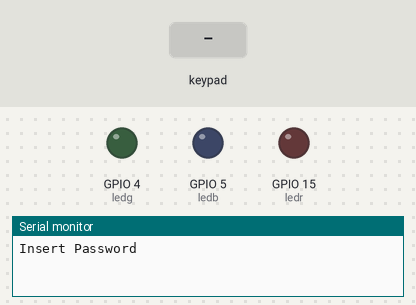
Bench run of a sketch on a simulated ESP32. Shown: output pins drawn as LEDs (lit = HIGH), the last lines printed to the serial monitor. Dashed ring = blinking. The test bench sets the inputs (shaded band).

Above: at 1.2 s.
1.3 s: key '#' pressed
At 2.6 s:
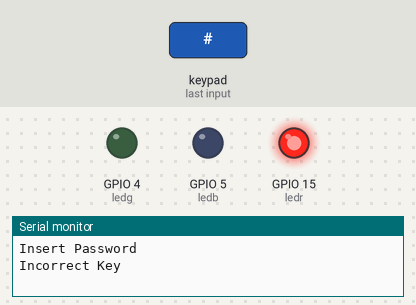
4.3 s: keypad keys 1 2 3 4 1 pressed 0.4 s apart
At 4.75 s:
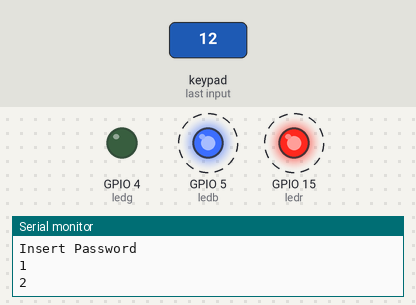
7.8 s: keypad keys 1 3 1 2 1 4 2 7 * pressed 0.4 s apart
At 11.6 s:
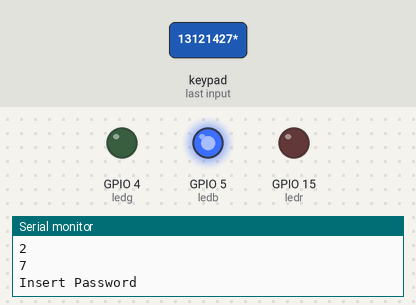
12.9 s: keypad keys 1 2 3 4 1 # pressed 0.4 s apart
At 16.2 s:
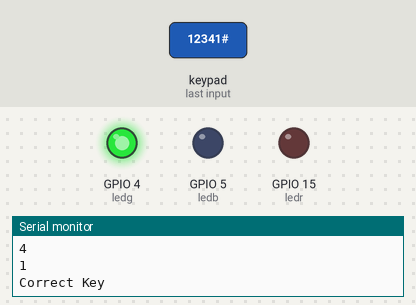
16.9 s: key 'A' pressed
At 17.6 s:
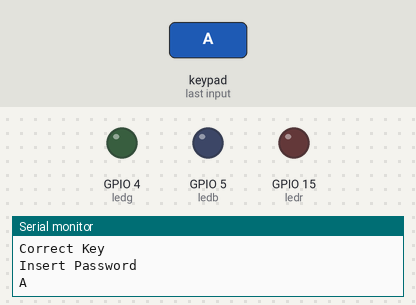
18.4 s: key 'B' pressed
At 18.8 s:
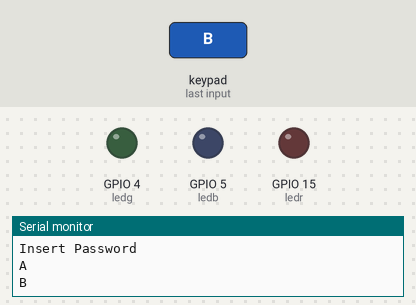
Timing chart, 0 to 20.9 s (numbered marks = the images above; inputs shaded):
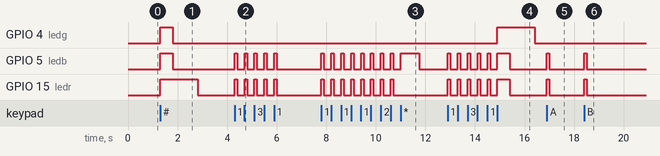

Measured:
- after the input at 1.3 s, GPIO 4 (ledg), GPIO 5 (ledb): LOW → HIGH at once, → LOW 0.50 s later; GPIO 15 (ledr): LOW → HIGH at once, → LOW 1.5 s later
- after the input at 4.3 s, GPIO 5 (ledb), GPIO 15 (ledr): alternates HIGH for 0.10 s and LOW for 0.30 s, 10 changes in all, then stays LOW, starting at once
- after the input at 7.8 s, GPIO 5 (ledb): goes 8 × (HIGH 0.10 s, LOW 0.30 s), HIGH 0.75 s, then LOW, starting at once; GPIO 15 (ledr): alternates HIGH for 0.10 s and LOW for 0.30 s, 16 changes in all, then stays LOW, starting at once
- after the input at 12.9 s, GPIO 4 (ledg): LOW → HIGH after 2.0 s, → LOW 1.5 s later; GPIO 5 (ledb), GPIO 15 (ledr): goes 5 × (HIGH 0.10 s, LOW 0.30 s), HIGH 0.50 s, then LOW, starting at once
- after the input at 16.9 s, GPIO 5 (ledb), GPIO 15 (ledr): LOW → HIGH at once, → LOW 0.10 s later
- after the input at 18.4 s, GPIO 5 (ledb), GPIO 15 (ledr): LOW → HIGH at once, → LOW 0.10 s later

The sketch:

Keypad.ino
```cpp
#include "Keypad.h"
//#include "Wire.h"
//#include "LiquidCrystal_I2C.h"

const int ledr = 15;
const int ledg = 4;
const int ledb = 5;

const byte ROWS = 4; //four rows
const byte COLS = 4; //four columns

char keys[ROWS][COLS] = {
  {'1','2','3','A'},
  {'4','5','6','B'},
  {'7','8','9','C'},
  {'*','0','#','D'}
};

// For Arduino Microcontroller
//byte rowPins[ROWS] = {9, 8, 7, 6};
//byte colPins[COLS] = {5, 4, 3, 2};

// For ESP8266 Microcontroller
//byte rowPins[ROWS] = {D1, D2, D3, D4};
//byte colPins[COLS] = {D5, D6, D7, D8};

// For ESP32 Microcontroller
byte rowPins[ROWS] = {13, 12, 14, 27};
byte colPins[COLS] = {26, 25, 33, 32};

Keypad keypad = Keypad(makeKeymap(keys), rowPins, colPins, ROWS, COLS);
//LiquidCrystal_I2C lcd(0x27, 20, 4);

const int len_key = 5;
char master_key[len_key] = {'1','2','3','4','1'};
char attempt_key[len_key];
int z=0;

void setup() {
  Serial.begin(9600);
  /*lcd.init();
  lcd.backlight();
  lcd.setCursor(0,0);
  lcd.print("Insert Password");*/
  Serial.println("Insert Password");
  pinMode(ledr, OUTPUT);
  pinMode(ledg, OUTPUT);
  pinMode(ledb, OUTPUT);
}

void loop() {
  char key = keypad.getKey();
  //lcd.setCursor(z-1,1);
  //lcd.print("*");
  if (key){
    switch(key){
      case '*':
        z=0;
        Serial.println("Insert Password");
        setColor(0, 0, 255);
        delay(750);
        setColor(0, 0, 0);
        break;
      case '#':
        setColor(255,255,255);
        delay(500);
        setColor(0,0,0);
        checkKEY();
        break;
      default:
        Serial.println(key);
        setColor(255,0,255);
        delay(100);
        setColor(0,0,0);
         attempt_key[z]=key;
         z++;
      }
  }
}

void checkKEY()
{
   int correct=0;
   int i;
   for (i=0; i<len_key; i++) {
    if (attempt_key[i]==master_key[i]) {
      correct++;
      }
    }
   if (correct==len_key && z==len_key){
    //lcd.setCursor(0,1);
    //lcd.print("Correct Key");
    Serial.println("Correct Key");
    setColor(0,255,0);
    delay(1000);
    setColor(0,0,0);
    z=0;
    /*lcd.clear();
    lcd.setCursor(0,0);
    lcd.print("Insert Password");*/
    Serial.println("Insert Password");
   }
   else
   {
    //lcd.setCursor(0,1);
    //lcd.print("Incorrect Key");
    Serial.println("Incorrect Key");
    setColor(255,0,0);
    delay(1000);
    setColor(0,0,0);
    z=0;
    /*lcd.clear();
    lcd.setCursor(0,0);
    lcd.print("Insert Password");*/
    Serial.println("Insert Password");
   }
   for (int zz=0; zz<len_key; zz++) {
    attempt_key[zz]=0;
   }
}

void alarm()
{
  while(true)
  {
    analogWrite(ledr,255);
    delay(250);
    analogWrite(ledr,0);
    delay(250);
  }
}

void setColor(int redv, int greenv, int bluev)
{
  analogWrite(ledr, redv);
  analogWrite(ledg, greenv);
  analogWrite(ledb, bluev);
}
```
